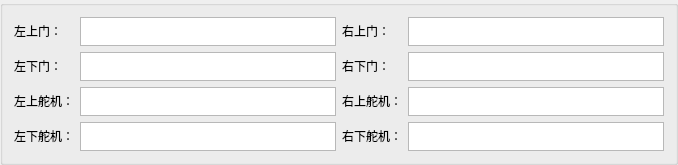
     <widget class="QGroupBox" name="groupBox_7">
      <property name="title">
       <string/>
      </property>
      <layout class="QGridLayout" name="gridLayout_7">
       <item row="3" column="3">
        <widget class="QTextBrowser" name="rightdownduoji">
         <property name="sizePolicy">
          <sizepolicy hsizetype="Expanding" vsizetype="Fixed">
           <horstretch>0</horstretch>
           <verstretch>0</verstretch>
          </sizepolicy>
         </property>
         <property name="maximumSize">
          <size>
           <width>16777215</width>
           <height>29</height>
          </size>
         </property>
        </widget>
       </item>
       <item row="3" column="1">
        <widget class="QTextBrowser" name="leftdownduoji">
         <property name="sizePolicy">
          <sizepolicy hsizetype="Expanding" vsizetype="Fixed">
           <horstretch>0</horstretch>
           <verstretch>0</verstretch>
          </sizepolicy>
         </property>
         <property name="maximumSize">
          <size>
           <width>16777215</width>
           <height>29</height>
          </size>
         </property>
        </widget>
       </item>
       <item row="2" column="0">
        <widget class="QLabel" name="label_64">
         <property name="sizePolicy">
          <sizepolicy hsizetype="Expanding" vsizetype="Fixed">
           <horstretch>0</horstretch>
           <verstretch>0</verstretch>
          </sizepolicy>
         </property>
         <property name="text">
          <string>左上舵机：</string>
         </property>
        </widget>
       </item>
       <item row="2" column="1">
        <widget class="QTextBrowser" name="leftupduoji">
         <property name="sizePolicy">
          <sizepolicy hsizetype="Expanding" vsizetype="Fixed">
           <horstretch>0</horstretch>
           <verstretch>0</verstretch>
          </sizepolicy>
         </property>
         <property name="maximumSize">
          <size>
           <width>16777215</width>
           <height>29</height>
          </size>
         </property>
        </widget>
       </item>
       <item row="2" column="2">
        <widget class="QLabel" name="label_65">
         <property name="sizePolicy">
          <sizepolicy hsizetype="Expanding" vsizetype="Fixed">
           <horstretch>0</horstretch>
           <verstretch>0</verstretch>
          </sizepolicy>
         </property>
         <property name="text">
          <string>右上舵机：</string>
         </property>
        </widget>
       </item>
       <item row="3" column="0">
        <widget class="QLabel" name="label_70">
         <property name="sizePolicy">
          <sizepolicy hsizetype="Expanding" vsizetype="Fixed">
           <horstretch>0</horstretch>
           <verstretch>0</verstretch>
          </sizepolicy>
         </property>
         <property name="text">
          <string>左下舵机：</string>
         </property>
        </widget>
       </item>
       <item row="2" column="3">
        <widget class="QTextBrowser" name="rightupduoji">
         <property name="sizePolicy">
          <sizepolicy hsizetype="Expanding" vsizetype="Fixed">
           <horstretch>0</horstretch>
           <verstretch>0</verstretch>
          </sizepolicy>
         </property>
         <property name="maximumSize">
          <size>
           <width>16777215</width>
           <height>29</height>
          </size>
         </property>
        </widget>
       </item>
       <item row="3" column="2">
        <widget class="QLabel" name="label_72">
         <property name="sizePolicy">
          <sizepolicy hsizetype="Expanding" vsizetype="Fixed">
           <horstretch>0</horstretch>
           <verstretch>0</verstretch>
          </sizepolicy>
         </property>
         <property name="text">
          <string>右下舵机：</string>
         </property>
        </widget>
       </item>
       <item row="0" column="3">
        <widget class="QTextBrowser" name="rightupdoor">
         <property name="sizePolicy">
          <sizepolicy hsizetype="Expanding" vsizetype="Fixed">
           <horstretch>0</horstretch>
           <verstretch>0</verstretch>
          </sizepolicy>
         </property>
         <property name="maximumSize">
          <size>
           <width>16777215</width>
           <height>29</height>
          </size>
         </property>
        </widget>
       </item>
       <item row="1" column="0">
        <widget class="QLabel" name="label_41">
         <property name="sizePolicy">
          <sizepolicy hsizetype="Expanding" vsizetype="Fixed">
           <horstretch>0</horstretch>
           <verstretch>0</verstretch>
          </sizepolicy>
         </property>
         <property name="text">
          <string>左下门：</string>
         </property>
        </widget>
       </item>
       <item row="1" column="2">
        <widget class="QLabel" name="label_43">
         <property name="sizePolicy">
          <sizepolicy hsizetype="Expanding" vsizetype="Fixed">
           <horstretch>0</horstretch>
           <verstretch>0</verstretch>
          </sizepolicy>
         </property>
         <property name="text">
          <string>右下门：</string>
         </property>
        </widget>
       </item>
       <item row="1" column="3">
        <widget class="QTextBrowser" name="rightdowndoor">
         <property name="sizePolicy">
          <sizepolicy hsizetype="Expanding" vsizetype="Fixed">
           <horstretch>0</horstretch>
           <verstretch>0</verstretch>
          </sizepolicy>
         </property>
         <property name="maximumSize">
          <size>
           <width>16777215</width>
           <height>29</height>
          </size>
         </property>
        </widget>
       </item>
       <item row="0" column="2">
        <widget class="QLabel" name="label_42">
         <property name="sizePolicy">
          <sizepolicy hsizetype="Expanding" vsizetype="Fixed">
           <horstretch>0</horstretch>
           <verstretch>0</verstretch>
          </sizepolicy>
         </property>
         <property name="text">
          <string>右上门：</string>
         </property>
        </widget>
       </item>
       <item row="0" column="1">
        <widget class="QTextBrowser" name="leftupdoor">
         <property name="sizePolicy">
          <sizepolicy hsizetype="Expanding" vsizetype="Fixed">
           <horstretch>0</horstretch>
           <verstretch>0</verstretch>
          </sizepolicy>
         </property>
         <property name="maximumSize">
          <size>
           <width>16777215</width>
           <height>29</height>
          </size>
         </property>
        </widget>
       </item>
       <item row="0" column="0">
        <widget class="QLabel" name="label_40">
         <property name="sizePolicy">
          <sizepolicy hsizetype="Expanding" vsizetype="Fixed">
           <horstretch>0</horstretch>
           <verstretch>0</verstretch>
          </sizepolicy>
         </property>
         <property name="text">
          <string>左上门：</string>
         </property>
        </widget>
       </item>
       <item row="1" column="1">
        <widget class="QTextBrowser" name="leftdowndoor">
         <property name="sizePolicy">
          <sizepolicy hsizetype="Expanding" vsizetype="Fixed">
           <horstretch>0</horstretch>
           <verstretch>0</verstretch>
          </sizepolicy>
         </property>
         <property name="maximumSize">
          <size>
           <width>16777215</width>
           <height>29</height>
          </size>
         </property>
        </widget>
       </item>
      </layout>
     </widget>
